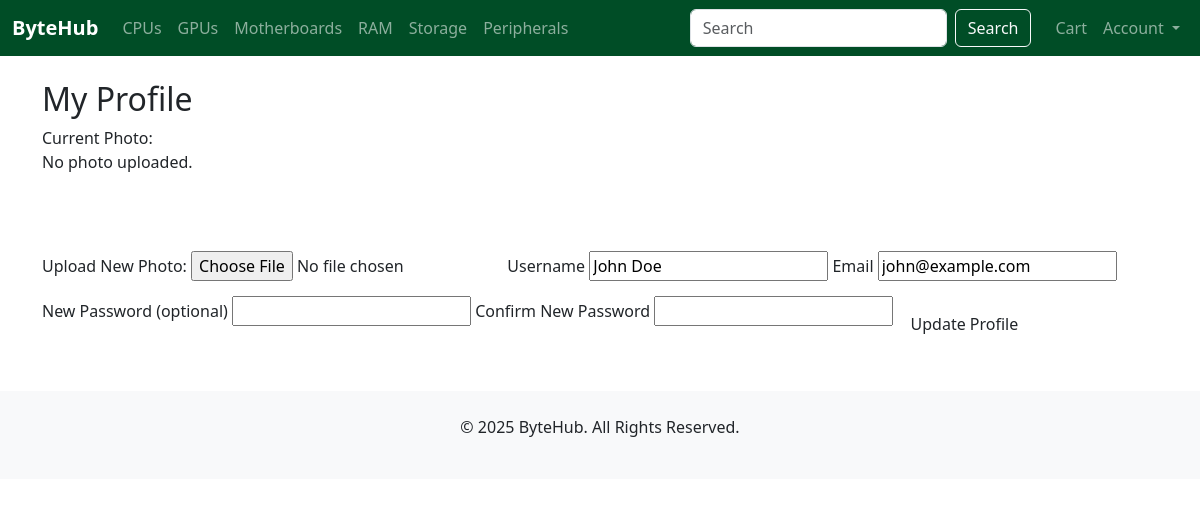
/customer/profile.php (signed in), run on the app's committed database.
### tables this page shows
CREATE TABLE IF NOT EXISTS `categories` (
  `category_id` INT NOT NULL AUTO_INCREMENT,
  `name` VARCHAR(125) NOT NULL,
  `slug` VARCHAR(125) NOT NULL,
  `active` TINYINT NOT NULL DEFAULT 1,
  PRIMARY KEY (`category_id`),
  UNIQUE INDEX `slug_UNIQUE` (`slug` ASC)
);

CREATE TABLE users (
  user_id INT AUTO_INCREMENT PRIMARY KEY,
  username VARCHAR(125) NOT NULL,
  email VARCHAR(125) NOT NULL UNIQUE,
  password_hash VARCHAR(255) NOT NULL,
  photo VARCHAR(125),
  active TINYINT DEFAULT 1,
  role VARCHAR(45) DEFAULT 'user',
  created_at DATETIME DEFAULT CURRENT_TIMESTAMP
);

### customer/profile.php (the view, shortened to what this page needs)
<?php
include '../includes/db.php';
include '../includes/header.php';
$user_id = $_SESSION['user_id'];
$sql = "SELECT username, email, photo FROM users WHERE user_id = $user_id LIMIT 1";
$user = $conn->query($sql)->fetch_assoc();
$username = $user['username'];
$email    = $user['email'];
$photo    = $user['photo'];
?>
<div class="profile-container">
    <h2>My Profile</h2>
    <form method="POST" enctype="multipart/form-data">
        <label>Current Photo:</label><br>
        <?php if ($photo): ?>
            <img src="../uploads/users/<?php echo $photo; ?>" width="120" height="120" style="border-radius:6px;">
        <?php else: ?>
            <p>No photo uploaded.</p>
        <?php endif; ?>
        <br><br>
        <label>Upload New Photo:</label>
        <input type="file" name="photo">
        <label class="mt-3">Username</label>
        <input type="text" name="username" value="<?php echo htmlspecialchars($username); ?>" required>
        <label class="mt-3">Email</label>
        <input type="email" name="email" value="<?php echo htmlspecialchars($email); ?>" required>
        <label class="mt-3">New Password (optional)</label>
        <input type="password" name="password">
        <label>Confirm New Password</label>
        <input type="password" name="confirm">
        <button type="submit" class="btn mt-4">Update Profile</button>
    </form>
</div>
<?php include '../includes/footer.php'; ?>

### includes/header.php (shortened to what this page needs)
<?php
include_once __DIR__ . '/db.php';
$cats_query = $conn->query("SELECT * FROM categories WHERE active=1");
?>
<!DOCTYPE html>
<html lang="en">
<head>
    <link href="https://cdn.jsdelivr.net/npm/bootstrap@5.3.0/dist/css/bootstrap.min.css" rel="stylesheet">
    <link rel="stylesheet" href="/bytehub/assets/style.css">
</head>
<body>
<nav class="navbar navbar-expand-lg navbar-dark bg-primary-green">
    <div class="container-fluid">
        <a class="navbar-brand" href="/bytehub/customer/index.php">ByteHub</a>
        <div class="collapse navbar-collapse" id="navbarNav">
            <ul class="navbar-nav me-auto mb-2 mb-lg-0">
                <?php while($cat = $cats_query->fetch_assoc()): ?>
                    <li class="nav-item">
                        <a class="nav-link" href="/bytehub/customer/category.php?cat=<?php echo $cat['slug']; ?>"><?php echo $cat['name']; ?></a>
                    </li>
                <?php endwhile; ?>
            </ul>
            <form class="d-flex" action="/bytehub/customer/search.php" method="GET">
                <input class="form-control me-2" type="search" name="q" placeholder="Search" aria-label="Search">
                <button class="btn btn-outline-light" type="submit">Search</button>
            </form>
            <ul class="navbar-nav ms-3">
                <li class="nav-item"><a class="nav-link" href="/bytehub/customer/cart.php">Cart</a></li>
                <?php if(isset($_SESSION['user_id'])): ?>
                    <li class="nav-item dropdown">
                        <a class="nav-link dropdown-toggle" href="#" id="navbarDropdown" role="button" data-bs-toggle="dropdown" aria-expanded="false">
                            Account
                        </a>
                    </li>
                <?php else: ?>
                    <li class="nav-item"><a class="nav-link" href="/bytehub/customer/login.php">Login</a></li>
                <?php endif; ?>
            </ul>
        </div>
    </div>
</nav>
<main class="container mt-4">

### assets/style.css (style rules this page uses)
:root { --primary-green: #004d26; --secondary-green: #1e7a34; --light-green: #3fa85c; --light-gray: #f8f9fa; }
body { font-family: 'Segoe UI', Tahoma, Geneva, Verdana, sans-serif; }
.navbar-brand { font-weight: bold; }
.bg-primary-green { background-color: var(--primary-green) !important; }

### data on the page
categories: name "CPUs"
categories: name "GPUs"
categories: name "Motherboards"
categories: name "RAM"
categories: name "Storage"
categories: name "Peripherals"
users: username "John Doe", email "john@example.com"
